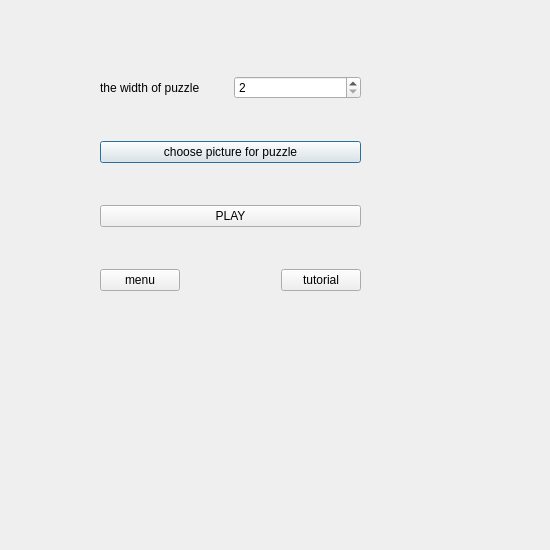
<?xml version="1.0" encoding="UTF-8"?>
<ui version="4.0">
 <class>forPleasure</class>
 <widget class="QDialog" name="forPleasure">
  <property name="geometry">
   <rect>
    <x>0</x>
    <y>0</y>
    <width>550</width>
    <height>550</height>
   </rect>
  </property>
  <property name="minimumSize">
   <size>
    <width>550</width>
    <height>550</height>
   </size>
  </property>
  <property name="maximumSize">
   <size>
    <width>550</width>
    <height>550</height>
   </size>
  </property>
  <property name="windowTitle">
   <string>Dialog</string>
  </property>
  <widget class="QWidget" name="verticalLayoutWidget">
   <property name="geometry">
    <rect>
     <x>100</x>
     <y>40</y>
     <width>261</width>
     <height>291</height>
    </rect>
   </property>
   <layout class="QVBoxLayout" name="verticalLayout">
    <item>
     <layout class="QHBoxLayout" name="horizontalLayout_3">
      <item>
       <widget class="QLabel" name="label">
        <property name="text">
         <string>the width of puzzle</string>
        </property>
       </widget>
      </item>
      <item>
       <widget class="QSpinBox" name="spinBox">
        <property name="minimum">
         <number>2</number>
        </property>
        <property name="maximum">
         <number>8</number>
        </property>
       </widget>
      </item>
     </layout>
    </item>
    <item>
     <widget class="QPushButton" name="pushButton">
      <property name="text">
       <string>choose picture for puzzle</string>
      </property>
     </widget>
    </item>
    <item>
     <layout class="QHBoxLayout" name="horizontalLayout_2"/>
    </item>
    <item>
     <widget class="QPushButton" name="pushButton_2">
      <property name="text">
       <string>PLAY</string>
      </property>
     </widget>
    </item>
    <item>
     <layout class="QHBoxLayout" name="horizontalLayout">
      <item>
       <widget class="QPushButton" name="pushButton_4">
        <property name="text">
         <string>menu</string>
        </property>
       </widget>
      </item>
      <item>
       <spacer name="horizontalSpacer">
        <property name="orientation">
         <enum>Qt::Horizontal</enum>
        </property>
        <property name="sizeHint" stdset="0">
         <size>
          <width>40</width>
          <height>20</height>
         </size>
        </property>
       </spacer>
      </item>
      <item>
       <widget class="QPushButton" name="pushButton_3">
        <property name="text">
         <string>tutorial</string>
        </property>
       </widget>
      </item>
     </layout>
    </item>
   </layout>
  </widget>
 </widget>
 <resources/>
 <connections/>
</ui>
